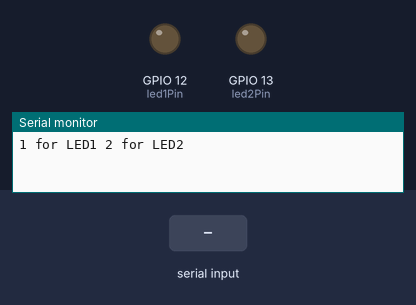
Simulated run of this program. Board: ESP32. On the bench: output pins drawn as LEDs (lit = HIGH), the last lines printed to the serial monitor. The inputs (shaded band) are chosen by the test bench.

Above: at 1.2 s.
1.3 s: "1\n" received over Serial
At 1.6 s:
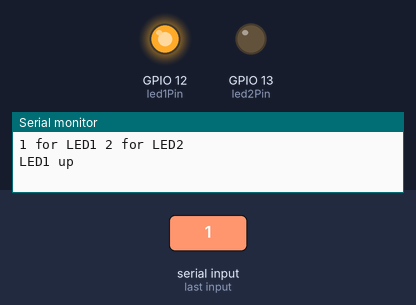
2.8 s: "2\n" received over Serial
At 3.9 s:
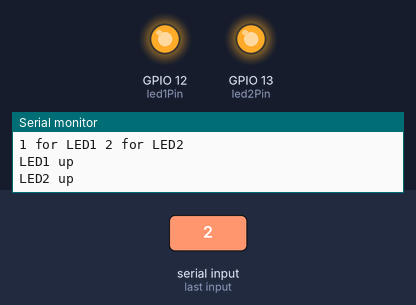
Timing chart, 0 to 5.8 s (numbered marks = the images above; inputs shaded):
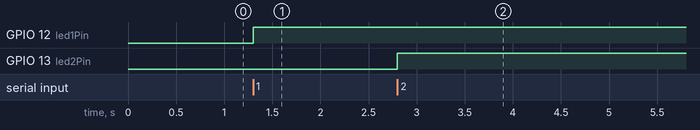

Measured:
- after the input at 1.3 s, GPIO 12 (led1Pin): LOW → HIGH at once
- after the input at 2.8 s, GPIO 13 (led2Pin): LOW → HIGH at once

The program:

main.cpp
```cpp
#include <Arduino.h>
const int led1Pin = 12;  // 定义 LED1 引脚
const int led2Pin = 13;  // 定义 LED2 引脚

void setup() {
  pinMode(led1Pin, OUTPUT);  // 将 LED1 引脚设置为输出模式
  pinMode(led2Pin, OUTPUT);  // 将 LED2 引脚设置为输出模式
  Serial.begin(9600);  // 初始化串口通信，波特率设置为 9600
  Serial.println("1 for LED1 2 for LED2");  // 向串口发送提示信息
}

void loop() {
  if (Serial.available() > 0) {  // 检查串口是否有数据可读
    String command = Serial.readStringUntil('\n');  // 读取串口接收到的字符串，直到换行符
    if (command == "1") {  // 判断接收到的指令
      digitalWrite(led1Pin, HIGH);  // 点亮 LED1
      Serial.println("LED1 up");  // 向串口发送反馈信息
    } else if (command == "2") {
      digitalWrite(led2Pin, HIGH);  // 点亮 LED2
      Serial.println("LED2 up");  // 向串口发送反馈信息
    } else {
      Serial.println("no plz 1 or 2");  // 接收到无效指令时发送提示信息
    }
  }
}
```
